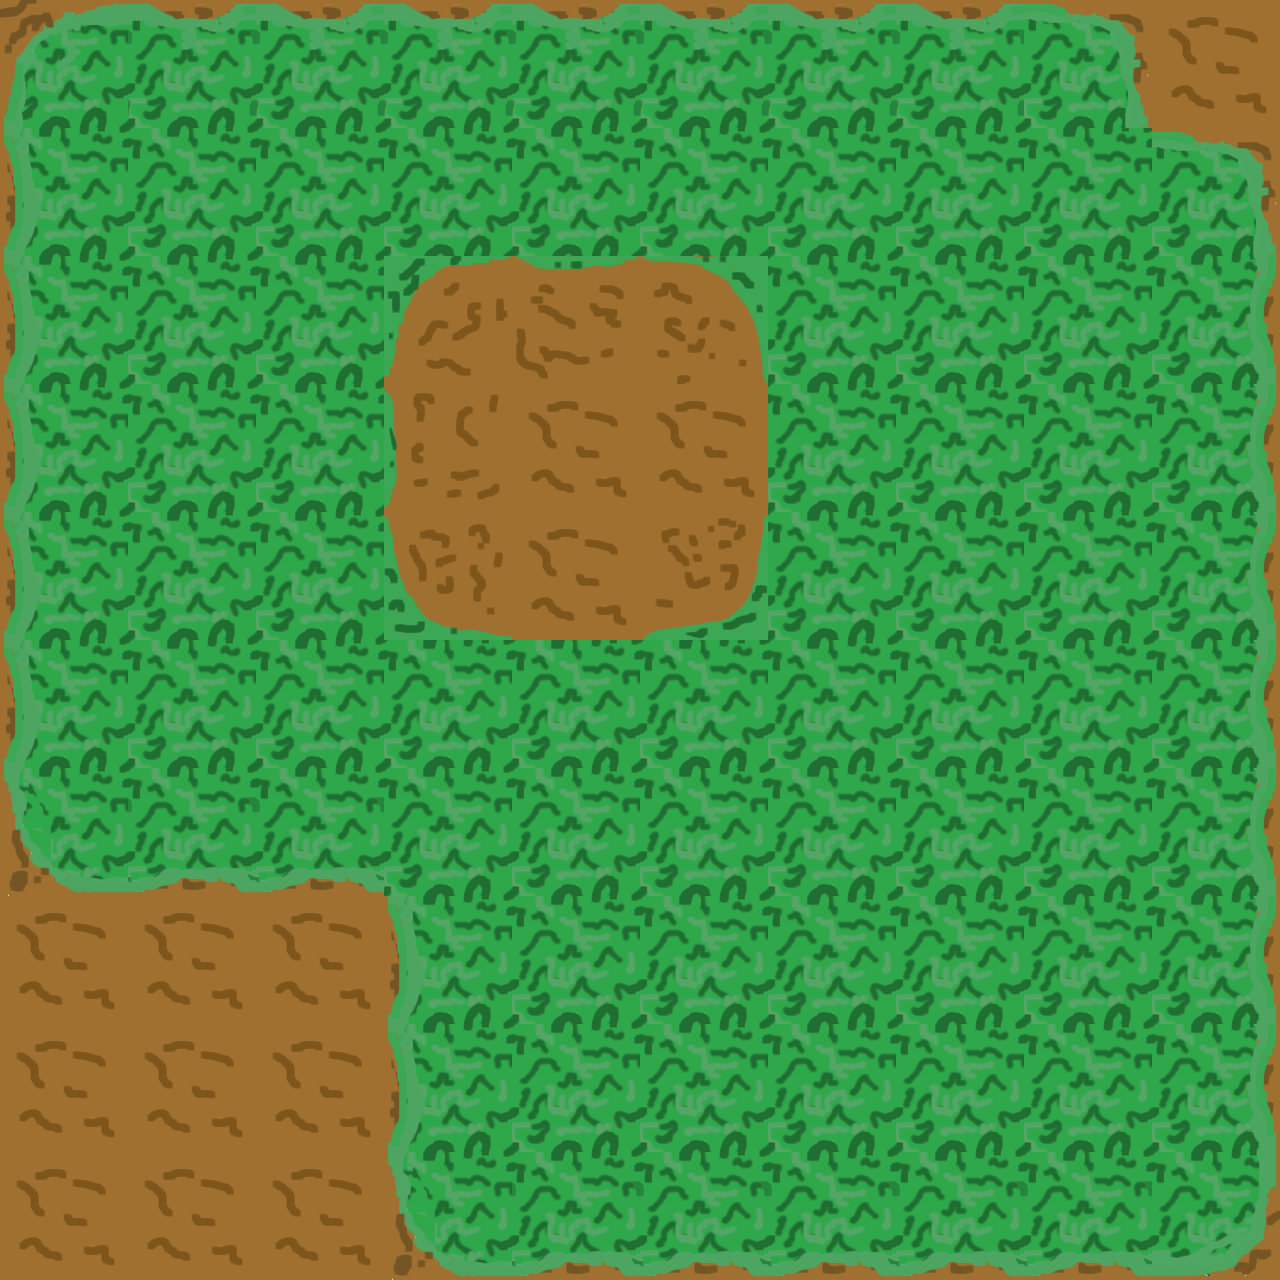

A level layout from a 2D game, rendered from its tile map. Below: a short description, then the map file with tile-grid data replaced by summaries:
An orthogonal 10x10 tile map with 128x128 px tiles, 1 tile layer (Tile Layer 1), 2 tilesets.

<map version="1.0" orientation="orthogonal" renderorder="right-down" width="10" height="10" tilewidth="128" tileheight="128">
 <tileset firstgid="1" name="dirt" tilewidth="128" tileheight="128">
  <image source="dirt.png" width="384" height="384" />
 </tileset>
 <tileset firstgid="10" name="grass" tilewidth="128" tileheight="128">
  <image source="grass.png" width="384" height="384" />
 </tileset>
 <layer name="Tile Layer 1" width="10" height="10">
  <data>[100 cells, 100 non-empty, 16 distinct tile ids]</data>
 </layer>
</map>
